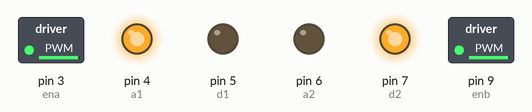
Recording of a sketch running on a simulated Arduino Uno, built with avr-gcc and run on an emulated ATmega328P. Shown: switched loads named in the sketch (green lamp = pin HIGH), output pins drawn as LEDs (lit = HIGH). What the sketch prints to the serial monitor is not drawn.

Above: at 0.1 s.
Timing chart, 0 to 1.6 s (numbered marks = the images above):
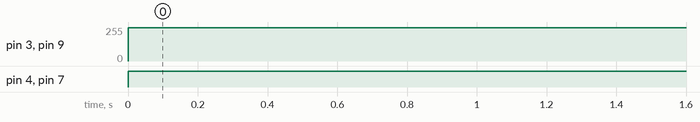

The sketch:

sketch_nov23a.ino
```cpp
const int trigPin = 11;
const int echoPin = 10;

int a1=4;
int d1=5;
int ena=3;

int a2=6;
int d2=7;
int enb=9;

int max_distance=35;
float duration, distance;

void setup() {
  // put your setup code here, to run once:
  pinMode(trigPin, OUTPUT);
  pinMode(echoPin, INPUT);
  //m1
  pinMode(a1, OUTPUT);
  pinMode(d1, OUTPUT);
   pinMode(ena, OUTPUT);
  //m2
  pinMode(a2, OUTPUT);
  pinMode(d2, OUTPUT);
   pinMode(enb, OUTPUT);
  Serial.begin(9600);
}

void loop() {
  // put your main code here, to run repeatedly:

  //diferent_motor_direction(1);
  float distance;Serial.println(distance);
  same_motor_direction(1);Serial.println("gooooo");

 // diferent_motor_direction(1);Serial.println("stop obstacle");
  if(distance<30){
    //stop_all();
    delay(500);
    //diferent_motor_direction(1);Serial.println("stop obstacle");
    delay(1000);
  }
  else{
   // same_motor_direction(1);Serial.println("gooooo");
  }
}

void different_motor_direction(int direction){//direction means front or back
//si direction=1 then front else back
  analogWrite(ena,250);//(ena,150);
  analogWrite(enb,250);
    if(direction==1){
      digitalWrite(a1, HIGH);
      digitalWrite(d1, LOW);
    Serial.print("go");
      digitalWrite(a2, HIGH);
      digitalWrite(d2, LOW);
    }
    else{

      digitalWrite(d1, HIGH);
      digitalWrite(a1, LOW);

      digitalWrite(d2, HIGH);
      digitalWrite(a2, LOW);
    }

}
//to right or left
void same_motor_direction(int direction){//if directio=1 then to right  else left
   analogWrite(ena,250);
  analogWrite(enb,250);
    if(direction==1){
        digitalWrite(a1, HIGH);
        digitalWrite(d1, LOW);

        digitalWrite(a2, LOW);
        digitalWrite(d2, HIGH);
      }
      else{
        digitalWrite(d1, HIGH);
        digitalWrite(a1, LOW);

        digitalWrite(d2, LOW);
        digitalWrite(a2, HIGH);
      }
}
void stop_all(){//stop the robot
  analogWrite(ena,0);
  analogWrite(enb,0);
  digitalWrite(d2, LOW);
    digitalWrite(a1, LOW);
    digitalWrite(d1, LOW);
    digitalWrite(a2, LOW);Serial.println("stop");

}
float get_distance(){//calcul and return the distance from the obstacle
  digitalWrite(trigPin, LOW);
  delayMicroseconds(2);
  digitalWrite(trigPin, HIGH);
  delayMicroseconds(10);
  digitalWrite(trigPin, LOW);

  duration = pulseIn(echoPin, HIGH);
  distance = (duration*.0343)/2;
  Serial.print("Distance: ");
  Serial.println(distance);

  delay(100);
  return distance;

}
```

Measured:
- by itself, pin 3 (ena), pin 9 (enb): 0/255 → 250/255 at 0.00 s
- by itself, pin 4 (a1), pin 7 (d2): LOW → HIGH at 0.00 s
